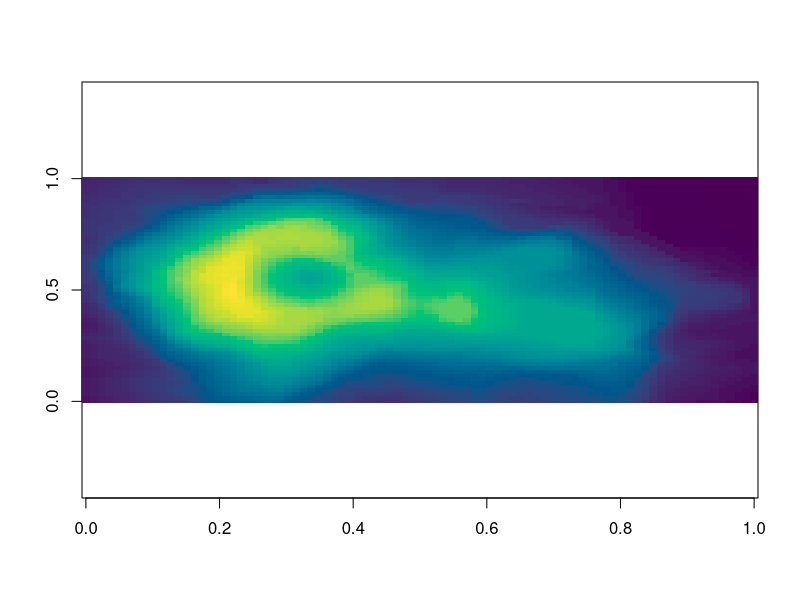
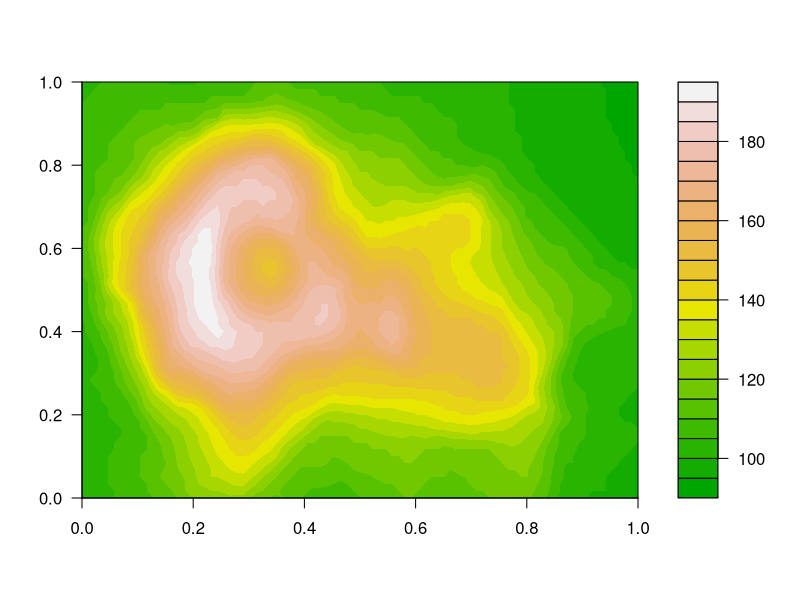
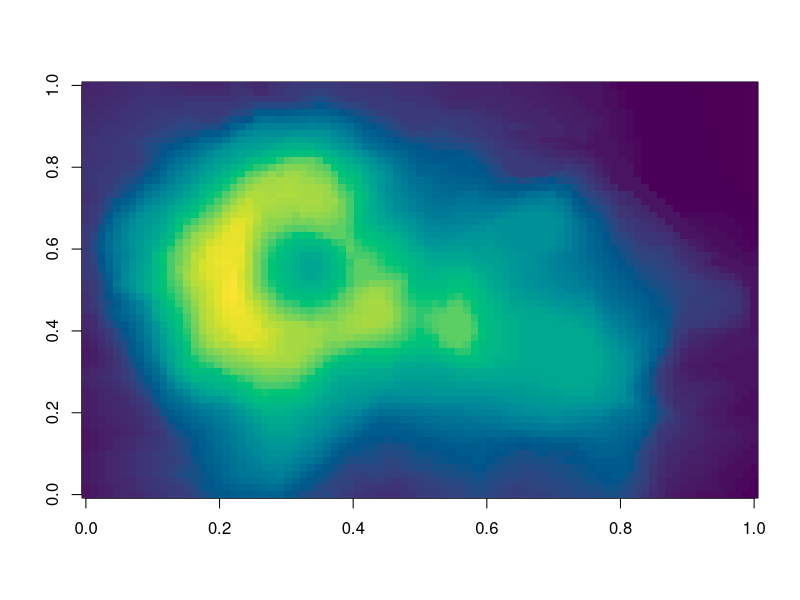
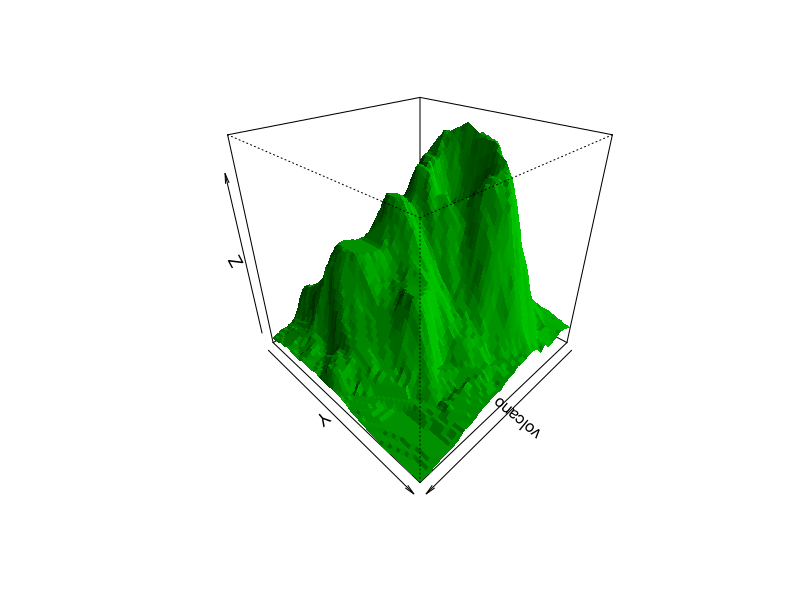
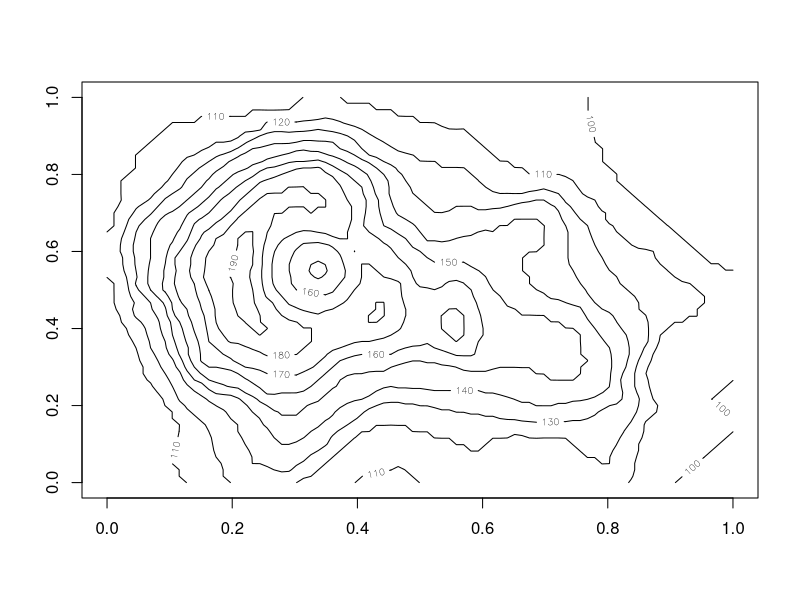
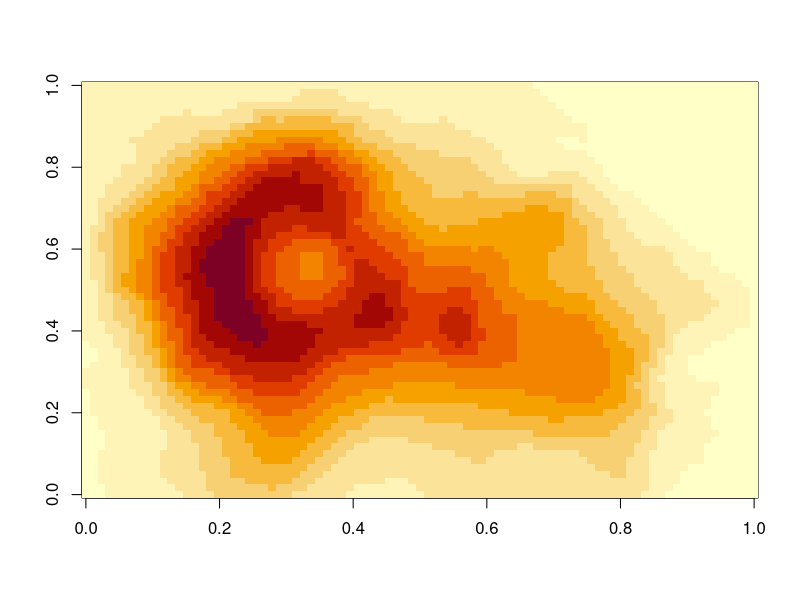
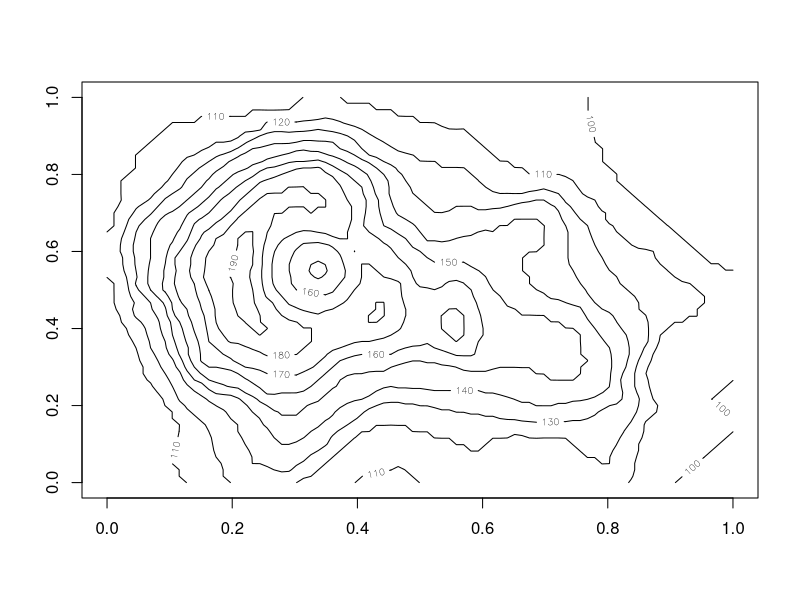
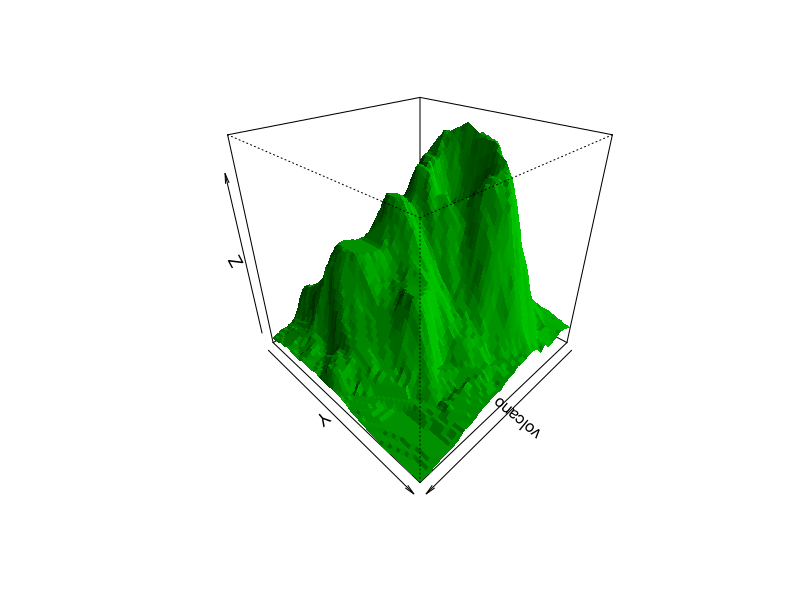

R code for these plots, in order:
## ---- chunk 1
#| panzoom: true
#| fig-width: 12
#| fig-height: 4

image(volcano, col = hcl.colors(100, "Viridis"), asp = 1 / 3)
## ---- chunk 2
#| label: fig-volcano
#| fig-cap: "Maunga Whau volcano."
#| panzoom:
#|   max-zoom: 10
#|   hint: false

filled.contour(volcano, color.palette = terrain.colors)
## ---- chunk 3
#| include: false

png("images/volcano.png", width = 1600, height = 1100)
persp(volcano, theta = 135, phi = 30, col = "green3", shade = 0.5, border = NA)
invisible(dev.off())
## ---- chunk 4
#| panzoom:
#|   group: volcano-views
#| fig-cap:
#|   - "Volcano heights as an image."
#|   - "The same data as a perspective plot."
#| layout-ncol: 2

image(volcano, col = hcl.colors(100, "Viridis"))
persp(volcano, theta = 135, phi = 30, col = "green3", shade = 0.5, border = NA)
## ---- chunk 5
#| label: fig-volcano-sub
#| fig-cap: "Two views of Maunga Whau, as subfigures."
#| fig-subcap: ["Contours", "Filled contours"]
#| layout-ncol: 2
#| panzoom: true

contour(volcano)
image(volcano)
## ---- chunk 6
contour(volcano)
